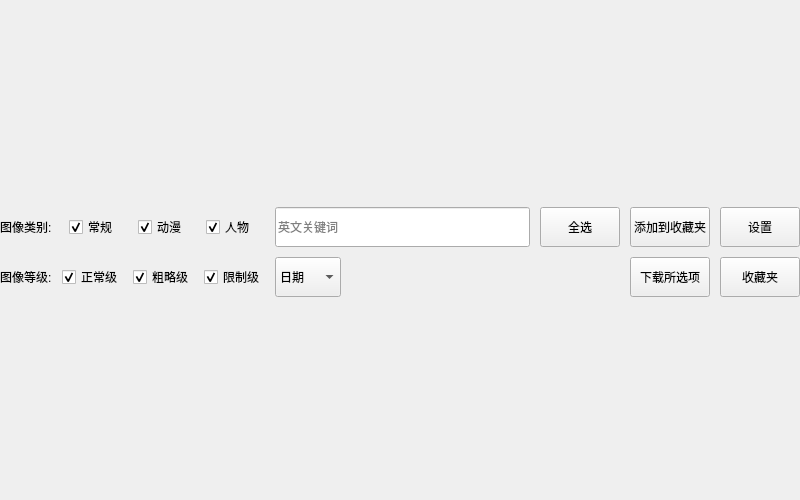
<?xml version="1.0" encoding="UTF-8"?>
<ui version="4.0">
 <class>wallhaven</class>
 <widget class="QWidget" name="wallhaven">
  <property name="geometry">
   <rect>
    <x>0</x>
    <y>0</y>
    <width>800</width>
    <height>500</height>
   </rect>
  </property>
  <property name="windowTitle">
   <string>Form</string>
  </property>
  <layout class="QVBoxLayout" name="verticalLayout_2">
   <property name="spacing">
    <number>0</number>
   </property>
   <property name="leftMargin">
    <number>0</number>
   </property>
   <property name="topMargin">
    <number>0</number>
   </property>
   <property name="rightMargin">
    <number>0</number>
   </property>
   <property name="bottomMargin">
    <number>0</number>
   </property>
   <item>
    <layout class="QVBoxLayout" name="verticalLayout">
     <property name="spacing">
      <number>10</number>
     </property>
     <property name="bottomMargin">
      <number>0</number>
     </property>
     <item>
      <layout class="QHBoxLayout" name="horizontalLayout">
       <property name="spacing">
        <number>10</number>
       </property>
       <property name="topMargin">
        <number>5</number>
       </property>
       <item>
        <layout class="QVBoxLayout" name="verticalLayout_4">
         <item>
          <widget class="QWidget" name="widget_categories" native="true">
           <property name="minimumSize">
            <size>
             <width>0</width>
             <height>0</height>
            </size>
           </property>
           <layout class="QHBoxLayout" name="horizontalLayout_3">
            <property name="spacing">
             <number>10</number>
            </property>
            <property name="leftMargin">
             <number>0</number>
            </property>
            <property name="topMargin">
             <number>0</number>
            </property>
            <property name="rightMargin">
             <number>0</number>
            </property>
            <property name="bottomMargin">
             <number>0</number>
            </property>
            <item>
             <widget class="QLabel" name="label_categories">
              <property name="text">
               <string>图像类别:</string>
              </property>
             </widget>
            </item>
            <item>
             <widget class="QCheckBox" name="checkBox_general">
              <property name="minimumSize">
               <size>
                <width>0</width>
                <height>40</height>
               </size>
              </property>
              <property name="text">
               <string>常规</string>
              </property>
              <property name="checked">
               <bool>true</bool>
              </property>
             </widget>
            </item>
            <item>
             <widget class="QCheckBox" name="checkBox_anime">
              <property name="minimumSize">
               <size>
                <width>0</width>
                <height>40</height>
               </size>
              </property>
              <property name="text">
               <string>动漫</string>
              </property>
              <property name="checked">
               <bool>true</bool>
              </property>
             </widget>
            </item>
            <item>
             <widget class="QCheckBox" name="checkBox_people">
              <property name="minimumSize">
               <size>
                <width>0</width>
                <height>40</height>
               </size>
              </property>
              <property name="text">
               <string>人物</string>
              </property>
              <property name="checked">
               <bool>true</bool>
              </property>
             </widget>
            </item>
           </layout>
          </widget>
         </item>
         <item>
          <widget class="QWidget" name="widget_purity" native="true">
           <property name="minimumSize">
            <size>
             <width>60</width>
             <height>0</height>
            </size>
           </property>
           <layout class="QHBoxLayout" name="horizontalLayout_4">
            <property name="spacing">
             <number>10</number>
            </property>
            <property name="leftMargin">
             <number>0</number>
            </property>
            <property name="topMargin">
             <number>0</number>
            </property>
            <property name="rightMargin">
             <number>0</number>
            </property>
            <property name="bottomMargin">
             <number>0</number>
            </property>
            <item>
             <widget class="QLabel" name="label_purity">
              <property name="text">
               <string>图像等级:</string>
              </property>
             </widget>
            </item>
            <item>
             <widget class="QCheckBox" name="checkBox_sfw">
              <property name="minimumSize">
               <size>
                <width>0</width>
                <height>40</height>
               </size>
              </property>
              <property name="text">
               <string>正常级</string>
              </property>
              <property name="checked">
               <bool>true</bool>
              </property>
             </widget>
            </item>
            <item>
             <widget class="QCheckBox" name="checkBox_sketchy">
              <property name="minimumSize">
               <size>
                <width>0</width>
                <height>40</height>
               </size>
              </property>
              <property name="text">
               <string>粗略级</string>
              </property>
              <property name="checked">
               <bool>true</bool>
              </property>
             </widget>
            </item>
            <item>
             <widget class="QCheckBox" name="checkBox_nsfw">
              <property name="minimumSize">
               <size>
                <width>0</width>
                <height>40</height>
               </size>
              </property>
              <property name="text">
               <string>限制级</string>
              </property>
              <property name="checked">
               <bool>true</bool>
              </property>
             </widget>
            </item>
           </layout>
          </widget>
         </item>
        </layout>
       </item>
       <item>
        <layout class="QGridLayout" name="gridLayout">
         <item row="2" column="6">
          <widget class="PrimaryPushButton" name="pushButton_set">
           <property name="minimumSize">
            <size>
             <width>0</width>
             <height>40</height>
            </size>
           </property>
           <property name="text">
            <string>设置</string>
           </property>
          </widget>
         </item>
         <item row="2" column="1">
          <widget class="PrimaryPushButton" name="pushButton_add_like">
           <property name="minimumSize">
            <size>
             <width>0</width>
             <height>40</height>
            </size>
           </property>
           <property name="text">
            <string>添加到收藏夹</string>
           </property>
          </widget>
         </item>
         <item row="2" column="0">
          <layout class="QHBoxLayout" name="horizontalLayout_2">
           <item>
            <widget class="SearchLineEdit" name="lineEdit">
             <property name="minimumSize">
              <size>
               <width>0</width>
               <height>40</height>
              </size>
             </property>
             <property name="placeholderText">
              <string>英文关键词</string>
             </property>
            </widget>
           </item>
           <item>
            <widget class="PrimaryPushButton" name="pushButton_choice_all">
             <property name="minimumSize">
              <size>
               <width>0</width>
               <height>40</height>
              </size>
             </property>
             <property name="text">
              <string>全选</string>
             </property>
            </widget>
           </item>
          </layout>
         </item>
         <item row="3" column="0">
          <layout class="QHBoxLayout" name="horizontalLayout_8">
           <item>
            <widget class="QComboBox" name="comboBox">
             <property name="minimumSize">
              <size>
               <width>0</width>
               <height>40</height>
              </size>
             </property>
             <item>
              <property name="text">
               <string>日期</string>
              </property>
             </item>
             <item>
              <property name="text">
               <string>预览量</string>
              </property>
             </item>
             <item>
              <property name="text">
               <string>收藏量</string>
              </property>
             </item>
             <item>
              <property name="text">
               <string>关系</string>
              </property>
             </item>
            </widget>
           </item>
           <item>
            <spacer name="horizontalSpacer">
             <property name="orientation">
              <enum>Qt::Orientation::Horizontal</enum>
             </property>
             <property name="sizeHint" stdset="0">
              <size>
               <width>40</width>
               <height>20</height>
              </size>
             </property>
            </spacer>
           </item>
          </layout>
         </item>
         <item row="3" column="1">
          <widget class="PrimaryPushButton" name="pushButton_download_choice">
           <property name="minimumSize">
            <size>
             <width>0</width>
             <height>40</height>
            </size>
           </property>
           <property name="text">
            <string>下载所选项</string>
           </property>
          </widget>
         </item>
         <item row="3" column="6">
          <widget class="PrimaryPushButton" name="pushButton_keep">
           <property name="minimumSize">
            <size>
             <width>0</width>
             <height>40</height>
            </size>
           </property>
           <property name="text">
            <string>收藏夹</string>
           </property>
          </widget>
         </item>
        </layout>
       </item>
      </layout>
     </item>
     <item>
      <layout class="QHBoxLayout" name="horizontalLayout_5">
       <item>
        <layout class="QHBoxLayout" name="horizontalLayout_6">
         <item>
          <layout class="QHBoxLayout" name="horizontalLayout_7"/>
         </item>
        </layout>
       </item>
      </layout>
     </item>
    </layout>
   </item>
  </layout>
 </widget>
 <customwidgets>
  <customwidget>
   <class>SearchLineEdit</class>
   <extends>QLineEdit</extends>
   <header>qfluentwidgets.components.widgets.line_edit</header>
  </customwidget>
  <customwidget>
   <class>PrimaryPushButton</class>
   <extends>QPushButton</extends>
   <header>qfluentwidgets.components.widgets</header>
  </customwidget>
 </customwidgets>
 <resources/>
 <connections/>
</ui>
